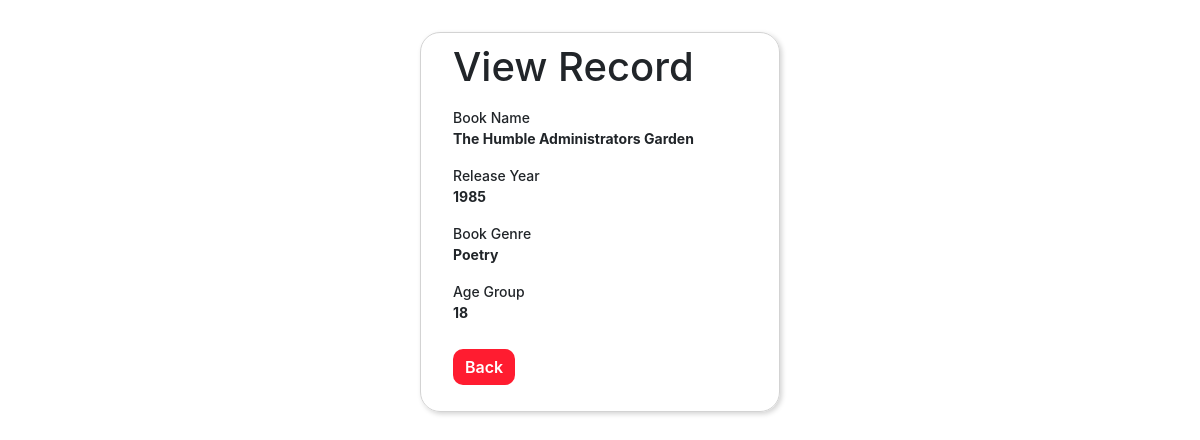
Page /src/librarian/librarian-read.php?id=2 on the committed database.
### tables this page shows
CREATE TABLE `books` (
`book_id` int(11) PRIMARY KEY AUTO_INCREMENT,
`book_name` varchar(50),
`release_year` smallint(4),
`book_genre` varchar(50),
`age_group` varchar(50),
`author_id` int(11)
);

### src/librarian/librarian-read.php (the view, shortened to what this page needs)
<?php
if (isset($_GET["id"]) && !empty(trim($_GET["id"]))) {
    require_once "/MAMP/htdocs/sql-user-authentication-app/src/include/config.inc.php";
    $sql = "SELECT * FROM books WHERE book_id = ?";
    if ($stmt = $link->prepare($sql)) {
        $stmt->bind_param("i", $param_id);
        if ($stmt->execute()) {
            $result = $stmt->get_result();
            if ($result->num_rows == 1) {
                $row = $result->fetch_array(MYSQLI_ASSOC);
            } else {
                header("location: error.php");
                exit();
            }
        } else {
            echo "Oops! Something went wrong. Please try again later.";
        }
    }
} else {
    header("location: error.php");
    exit();
}
?>
<!DOCTYPE html>
<html lang="en">
<head>
    <link rel="stylesheet" href="https://cdn.jsdelivr.net/npm/bootstrap@5.2.0-beta1/dist/css/bootstrap.min.css">
    <link rel="stylesheet" href="/sql-user-authentication-app/src/css/style.css">
</head>
<body>
    <div class="wrapper">
        <div class="container-fluid">
            <div class="row">
                <div class="col-md-12">
                    <h1 class="mb-3">View Record</h1>
                    <div class="form-group">
                        <label>Book Name</label>
                        <p><b><?php echo $row["book_name"]; ?></b></p>
                    </div>
                    <div class="form-group">
                        <label>Release Year</label>
                        <p><b><?php echo $row["release_year"]; ?></b></p>
                    </div>
                    <div class="form-group">
                        <label>Book Genre</label>
                        <p><b><?php echo $row["book_genre"]; ?></b></p>
                    </div>
                    <div class="form-group">
                        <label>Age Group</label>
                        <p><b><?php echo $row["age_group"]; ?></b></p>
                    </div>
                    <p><a href="index.php" class="btn btn-primary">Back</a></p>
                </div>
            </div>
        </div>
    </div>
</body>
</html>

### src/css/style.css (style rules this page uses)
* { box-sizing: border-box; margin: 0%; }
body { background-color: #fff; font-family: Avenir Next, BlinkMacSystemFont, -apple-system, Segoe UI, Roboto, Helvetica, Arial, sans-serif; font-size: 14px; font-weight: 500; }
.wrapper { width: 360px; padding: 10px 20px; margin: auto; border: 1px solid lightgray; border-radius: 20px; box-shadow: 2px 2px 5px rgb(212 212 212); margin-top: 2rem; }
.wrapper .btn-primary { background-color: #ff1c30; --bs-btn-focus-shadow-rgb: transparent; border: none; font-size: 1rem; font-weight: 600; border-radius: 10px; margin-top: 10px; }
a { color: #ff1c30; text-decoration: none; }

### rows in the picture
books: book_name "The Humble Administrators Garden", release_year "1985", book_genre "Poetry", age_group "18"
